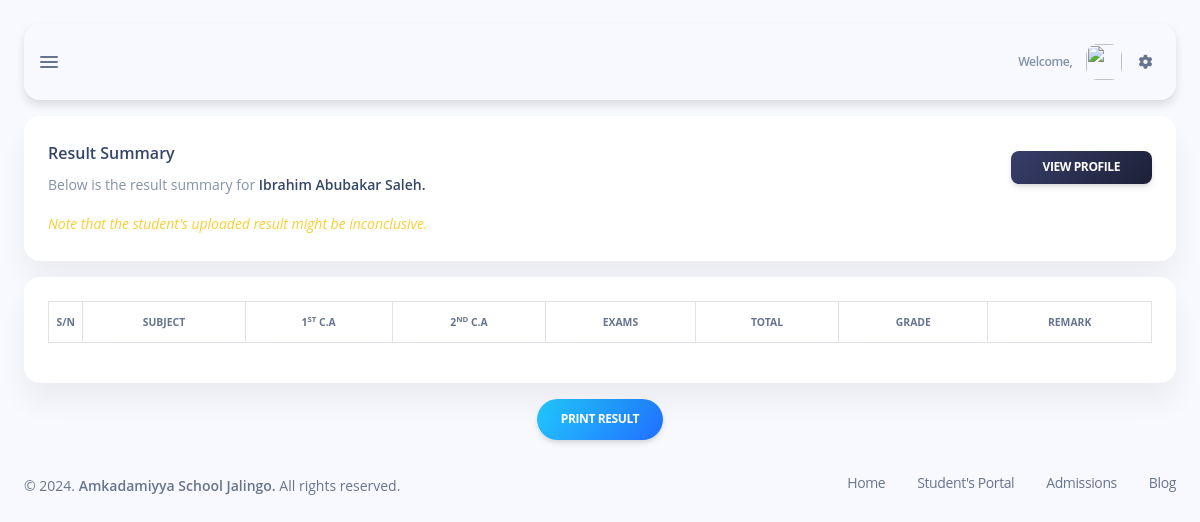
The page /subdomains/admin/admin-view-student.php?student_id=1137 on the database its author committed.
### tables this page shows
CREATE TABLE `students` (
  `student_id` int(11) NOT NULL,
  `first_name` varchar(50) NOT NULL,
  `second_name` varchar(50) DEFAULT NULL,
  `last_name` varchar(50) DEFAULT NULL,
  `gender` varchar(10) NOT NULL,
  `state` varchar(50) NOT NULL DEFAULT 'Taraba',
  `lga` varchar(50) NOT NULL DEFAULT 'Jalingo',
  `class_id` int(11) NOT NULL,
  `section_id` int(10) NOT NULL,
  `timestamp` timestamp NOT NULL DEFAULT current_timestamp() ON UPDATE current_timestamp()
);

### subdomains/admin/admin-view-student.php (the view, shortened to what this page needs)
<?php
include "../../config/database.php";
if (isset($_GET['student_id'])) {
    $student_id = $_GET['student_id'];
    $sql = "SELECT * FROM `students` WHERE `student_id` = '$student_id'";
    $std_result = mysqli_query($conn, $sql);
    $student = mysqli_fetch_assoc($std_result);
}
?>
<!DOCTYPE html>
<html lang="en">
<head>
    <?php include "inc/admin-header.php"; ?>
</head>
<body class="g-sidenav-show bg-info-soft">
    <main class="main-content position-relative max-height-vh-100 h-100 border-radius-lg">
        <?php require "inc/admin-navbar.php"; ?>
        <div class="container-fluid pt-3">
            <div class="card mb-3">
                <div class="card-body">
                    <div class="d-flex justify-content-between align-items-center">
                        <div class="">
                            <h6 class="font-weight-bold text-dark">Result Summary</h6>
                            <p class="text-secondary text-sm">Below is the result summary for
                                <span
                                    class="font-weight-bold text-dark"><?php echo $student['first_name'] . '&nbsp;' . $student['second_name'] . '&nbsp;' . $student['last_name']; ?>.</span>
                            </p>
                        </div>
                        <div class="">
                            <a href="admin-student-profile.php?student_id=<?php echo $student['student_id']; ?>"
                                class="btn bg-gradient-dark btn-sm">View Profile</a>
                        </div>
                    </div>
                    <small class="text-warning" style="font-style:italic">Note that the student&apos;s uploaded result
                        might be inconclusive.</small>
                </div>
            </div>
            <div class="row">
                <div class="col-12">
                    <div class="card" style="overflow: auto;">
                        <div class="card-body">
                            <table class="table table-responsive" style="border-collapse: collapse;">
                                <thead>
                                    <tr>
                                        <th class="text-uppercase px-0 text-center text-xxs font-weight-bolder border">
                                            S/N</th>
                                        <th class="text-uppercase text-center text-xxs font-weight-bolder border">
                                            subject</th>
                                        <th class="text-uppercase text-center text-xxs font-weight-bolder border">
                                            1<sup>st</sup>&nbsp;c.a</th>
                                        <th class="text-uppercase text-center text-xxs font-weight-bolder border">
                                            2<sup>nd</sup>&nbsp;c.a</th>
                                        <th class="text-uppercase text-center text-xxs font-weight-bolder border">
                                            exams</th>
                                        <th class="text-uppercase text-center text-xxs font-weight-bolder border">
                                            total</th>
                                        <th class="text-uppercase text-center text-xxs font-weight-bolder border">
                                            grade</th>
                                        <th class="text-uppercase text-center text-xxs font-weight-bolder border">
                                            remark</th>
                                    </tr>
                                </thead>
                            </table>
                        </div>
                    </div>
                </div>
                <div class="d-flex justify-content-center mt-3">
                    <a href="admin-print-result.php?student_id=<?php echo $student['student_id'] ?>"
                        class="btn btn-round bg-gradient-info">Print result</a>
                </div>
            </div>
        </div>
        <?php include "inc/admin-footer.php";?>
    </main>
</body>
</html>

### css/style.css (style rules this page uses)
html { font-size: 1rem; }
@media (min-width: 576px) { html { font-size: 0.9rem; } }
@media (min-width: 768px) { html { font-size: 0.95rem; } }
@media (min-width: 992px) { html { font-size: 1rem; } }

### rows shown on the page
students: first_name "Ibrahim", second_name "Abubakar", last_name "Saleh"
